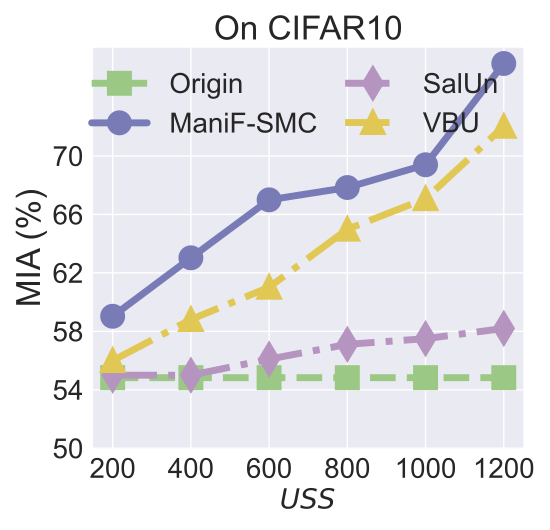

Write Python code to recreate this figure.


import numpy as np
import matplotlib.pyplot as plt

epsilon = 3
beta = 1 / epsilon


x=[1, 2, 3, 4, 5, 6]
# validation_for_plt =[97,95.8600, 94.9400, 93.5400, 93.2400]
# attack_for_plt=[0, 0.3524, 0, 0.1762, 0.1762]
# basic_for_plt=[99.8, 99.8, 99.8, 99.8, 99.8]

labels = ['200', '400', '600', '800', '1000', '1200']
# unl_org = [97.77, 97.55, 97.35, 97.29, 97.21, 97.21]

# unl_hess_r = [96.6, 96.66, 96.04, 95.94, 95.85, 97.21]
OUL = [0.59032, 0.63032, 0.6700, 0.67842, 0.6940, 0.7633]

org_acc = [0.5483, 0.5483, 0.5483, 0.5483, 0.5483, 0.5483]

salun_acc = [0.5500, 0.55,  0.561, 0.5711, 0.57500, 0.582]
# unl_ss_wo = [94.32, 94.53, 94.78, 93.38, 94.04, 97.21]
vbu_ldp_acc = [0.5600, 0.5881, 0.6102, 0.64990, 0.6708, 0.7203]

for i in range(len(OUL)):
    OUL[i] = OUL[i]*100
    org_acc[i] = org_acc[i]*100
    salun_acc[i] = salun_acc[i]*100
    vbu_ldp_acc[i] = vbu_ldp_acc[i] * 100

plt.style.use('seaborn')
plt.figure(figsize=(5.5, 5.3))
l_w=5
m_s=15
marker_s = 3
markevery=1
#plt.figure(figsize=(8, 5.3))
#plt.plot(x, unl_fr, color='blue', marker='^', label='Retrain',linewidth=l_w, markersize=m_s)

#plt.plot(x, unl_ss_w, color='g',  marker='*',  label='PriMU$_{w}$',linewidth=l_w, markersize=m_s)
plt.plot(x, org_acc, linestyle='--', color='#9BC985',  marker='s', fillstyle='full', markevery=markevery,
         label='Origin',linewidth=l_w, markersize=m_s, markeredgewidth=marker_s)


plt.plot(x, OUL, linestyle='-', color='#797BB7', marker='o', fillstyle='full', markevery=markevery,
         label='ManiF-SMC', linewidth=l_w, markersize=m_s, markeredgewidth=marker_s)




plt.plot(x, salun_acc, linestyle='-.', color='#B595BF',  marker='d', fillstyle='full', markevery=markevery, label='SalUn',linewidth=l_w, markersize=m_s, markeredgewidth=marker_s)



plt.plot(x, vbu_ldp_acc, linestyle='-.', color='#E1C855',  marker='^', fillstyle='full', markevery=markevery,
         label='VBU',linewidth=l_w, markersize=m_s, markeredgewidth=marker_s)


# plt.grid()
leg = plt.legend(fancybox=True, shadow=True)
# plt.xlabel('Malicious Client Ratio (%)' ,fontsize=16)
plt.ylabel('MIA (%)' ,fontsize=24)
my_y_ticks = np.arange(50., 71, 4)
plt.yticks(my_y_ticks,fontsize=20)
plt.xlabel('$\it USS$' ,fontsize=20)

plt.xticks(x, labels, fontsize=20)
plt.title('On CIFAR10',fontsize=24)

# plt.annotate(r"1e0", xy=(0.1, 1.01), xycoords='axes fraction', xytext=(-10, 10), textcoords='offset points', ha='right', va='center', fontsize=15)


# plt.title('(c) Utility Preservation', fontsize=24)
plt.legend(loc='best',          # same manual position
           fontsize=20,               # same font size
           ncol=2,
           columnspacing=1.,         # distance between the two columns
           handletextpad=0.8)         # gap between symbol and text

plt.tight_layout()
#plt.title("MNIST")
plt.rcParams['figure.figsize'] = (2.0, 1)
plt.rcParams['image.interpolation'] = 'nearest'
plt.rcParams['figure.subplot.left'] = 0.11
plt.rcParams['figure.subplot.bottom'] = 0.08
plt.rcParams['figure.subplot.right'] = 0.977
plt.rcParams['figure.subplot.top'] = 0.969
plt.savefig('CIFAR10_model_MIA_uss.pdf', format='pdf', dpi=200)
plt.show()
